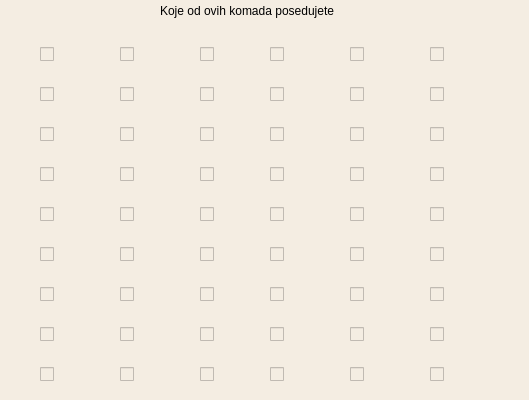
<?xml version="1.0" encoding="UTF-8"?>
<ui version="4.0">
 <class>Wardrobe</class>
 <widget class="QDialog" name="Wardrobe">
  <property name="geometry">
   <rect>
    <x>0</x>
    <y>0</y>
    <width>529</width>
    <height>400</height>
   </rect>
  </property>
  <property name="windowTitle">
   <string>Garderober</string>
  </property>
  <property name="styleSheet">
   <string notr="true">background-color: rgb(244, 237, 226);</string>
  </property>
  <widget class="QLabel" name="label">
   <property name="geometry">
    <rect>
     <x>160</x>
     <y>0</y>
     <width>261</width>
     <height>22</height>
    </rect>
   </property>
   <property name="text">
    <string>Koje od ovih komada posedujete</string>
   </property>
  </widget>
  <widget class="QCheckBox" name="checkBox">
   <property name="geometry">
    <rect>
     <x>40</x>
     <y>40</y>
     <width>95</width>
     <height>28</height>
    </rect>
   </property>
   <property name="styleSheet">
    <string notr="true">image: url(:/slike/bermude_muske.jpg);</string>
   </property>
   <property name="text">
    <string/>
   </property>
  </widget>
  <widget class="QCheckBox" name="checkBox_2">
   <property name="geometry">
    <rect>
     <x>120</x>
     <y>40</y>
     <width>95</width>
     <height>28</height>
    </rect>
   </property>
   <property name="styleSheet">
    <string notr="true">image: url(:/slike/bluza.jpg);</string>
   </property>
   <property name="text">
    <string/>
   </property>
  </widget>
  <widget class="QCheckBox" name="checkBox_3">
   <property name="geometry">
    <rect>
     <x>200</x>
     <y>40</y>
     <width>95</width>
     <height>28</height>
    </rect>
   </property>
   <property name="styleSheet">
    <string notr="true">image: url(:/slike/bretele_svecane.jpeg);</string>
   </property>
   <property name="text">
    <string/>
   </property>
  </widget>
  <widget class="QCheckBox" name="checkBox_4">
   <property name="geometry">
    <rect>
     <x>270</x>
     <y>40</y>
     <width>95</width>
     <height>28</height>
    </rect>
   </property>
   <property name="styleSheet">
    <string notr="true">image: url(:/slike/cipele_muske_svecane.png);</string>
   </property>
   <property name="text">
    <string/>
   </property>
  </widget>
  <widget class="QCheckBox" name="checkBox_5">
   <property name="geometry">
    <rect>
     <x>350</x>
     <y>40</y>
     <width>95</width>
     <height>28</height>
    </rect>
   </property>
   <property name="styleSheet">
    <string notr="true">image: url(:/slike/cipele_poslovne_muske.jpg);</string>
   </property>
   <property name="text">
    <string/>
   </property>
  </widget>
  <widget class="QCheckBox" name="checkBox_6">
   <property name="geometry">
    <rect>
     <x>430</x>
     <y>40</y>
     <width>95</width>
     <height>28</height>
    </rect>
   </property>
   <property name="styleSheet">
    <string notr="true">image: url(:/slike/cizme_muske.jpg);</string>
   </property>
   <property name="text">
    <string/>
   </property>
  </widget>
  <widget class="QCheckBox" name="checkBox_7">
   <property name="geometry">
    <rect>
     <x>40</x>
     <y>80</y>
     <width>95</width>
     <height>28</height>
    </rect>
   </property>
   <property name="styleSheet">
    <string notr="true">image: url(:/slike/cizme_svecane_zenske.png);</string>
   </property>
   <property name="text">
    <string/>
   </property>
  </widget>
  <widget class="QCheckBox" name="checkBox_8">
   <property name="geometry">
    <rect>
     <x>120</x>
     <y>80</y>
     <width>95</width>
     <height>28</height>
    </rect>
   </property>
   <property name="styleSheet">
    <string notr="true">image: url(:/slike/cizme_zenske.png);</string>
   </property>
   <property name="text">
    <string/>
   </property>
  </widget>
  <widget class="QCheckBox" name="checkBox_9">
   <property name="geometry">
    <rect>
     <x>200</x>
     <y>80</y>
     <width>95</width>
     <height>28</height>
    </rect>
   </property>
   <property name="styleSheet">
    <string notr="true">image: url(:/slike/dugacki_muski.jpg);</string>
   </property>
   <property name="text">
    <string/>
   </property>
  </widget>
  <widget class="QCheckBox" name="checkBox_10">
   <property name="geometry">
    <rect>
     <x>270</x>
     <y>80</y>
     <width>95</width>
     <height>28</height>
    </rect>
   </property>
   <property name="styleSheet">
    <string notr="true">image: url(:/slike/dugacki_zenski.png);</string>
   </property>
   <property name="text">
    <string/>
   </property>
  </widget>
  <widget class="QCheckBox" name="checkBox_11">
   <property name="geometry">
    <rect>
     <x>350</x>
     <y>80</y>
     <width>95</width>
     <height>28</height>
    </rect>
   </property>
   <property name="styleSheet">
    <string notr="true">image: url(:/slike/duks_kopcanje.jpg);</string>
   </property>
   <property name="text">
    <string/>
   </property>
  </widget>
  <widget class="QCheckBox" name="checkBox_12">
   <property name="geometry">
    <rect>
     <x>430</x>
     <y>80</y>
     <width>95</width>
     <height>28</height>
    </rect>
   </property>
   <property name="styleSheet">
    <string notr="true">image: url(:/slike/duks_navlacenje.png);</string>
   </property>
   <property name="text">
    <string/>
   </property>
  </widget>
  <widget class="QCheckBox" name="checkBox_13">
   <property name="geometry">
    <rect>
     <x>40</x>
     <y>120</y>
     <width>95</width>
     <height>28</height>
    </rect>
   </property>
   <property name="styleSheet">
    <string notr="true">image: url(:/slike/dzemper_muski.png);</string>
   </property>
   <property name="text">
    <string/>
   </property>
  </widget>
  <widget class="QCheckBox" name="checkBox_14">
   <property name="geometry">
    <rect>
     <x>120</x>
     <y>120</y>
     <width>95</width>
     <height>28</height>
    </rect>
   </property>
   <property name="styleSheet">
    <string notr="true">image: url(:/slike/dzemper_na_kopcanje.jpg);</string>
   </property>
   <property name="text">
    <string/>
   </property>
  </widget>
  <widget class="QCheckBox" name="checkBox_15">
   <property name="geometry">
    <rect>
     <x>200</x>
     <y>120</y>
     <width>95</width>
     <height>28</height>
    </rect>
   </property>
   <property name="styleSheet">
    <string notr="true">image: url(:/slike/dzemper_zenski.jpeg);</string>
   </property>
   <property name="text">
    <string/>
   </property>
  </widget>
  <widget class="QCheckBox" name="checkBox_16">
   <property name="geometry">
    <rect>
     <x>270</x>
     <y>120</y>
     <width>95</width>
     <height>28</height>
    </rect>
   </property>
   <property name="styleSheet">
    <string notr="true">image: url(:/slike/gornjak_muski.jpg);</string>
   </property>
   <property name="text">
    <string/>
   </property>
  </widget>
  <widget class="QCheckBox" name="checkBox_17">
   <property name="geometry">
    <rect>
     <x>350</x>
     <y>120</y>
     <width>95</width>
     <height>28</height>
    </rect>
   </property>
   <property name="styleSheet">
    <string notr="true">image: url(:/slike/gornjak_zenski.jpg);</string>
   </property>
   <property name="text">
    <string/>
   </property>
  </widget>
  <widget class="QCheckBox" name="checkBox_18">
   <property name="geometry">
    <rect>
     <x>430</x>
     <y>120</y>
     <width>95</width>
     <height>28</height>
    </rect>
   </property>
   <property name="styleSheet">
    <string notr="true">image: url(:/slike/gumene_cizme_zenske.png);</string>
   </property>
   <property name="text">
    <string/>
   </property>
  </widget>
  <widget class="QCheckBox" name="checkBox_19">
   <property name="geometry">
    <rect>
     <x>40</x>
     <y>160</y>
     <width>95</width>
     <height>28</height>
    </rect>
   </property>
   <property name="styleSheet">
    <string notr="true">image: url(:/slike/haljina.jpg);</string>
   </property>
   <property name="text">
    <string/>
   </property>
  </widget>
  <widget class="QCheckBox" name="checkBox_20">
   <property name="geometry">
    <rect>
     <x>120</x>
     <y>160</y>
     <width>95</width>
     <height>28</height>
    </rect>
   </property>
   <property name="styleSheet">
    <string notr="true">image: url(:/slike/haljina_svaki_dan.jpg);</string>
   </property>
   <property name="text">
    <string/>
   </property>
  </widget>
  <widget class="QCheckBox" name="checkBox_21">
   <property name="geometry">
    <rect>
     <x>200</x>
     <y>160</y>
     <width>95</width>
     <height>28</height>
    </rect>
   </property>
   <property name="styleSheet">
    <string notr="true">image: url(:/slike/haljina_svecana.jpg);</string>
   </property>
   <property name="text">
    <string/>
   </property>
  </widget>
  <widget class="QCheckBox" name="checkBox_22">
   <property name="geometry">
    <rect>
     <x>270</x>
     <y>160</y>
     <width>95</width>
     <height>28</height>
    </rect>
   </property>
   <property name="styleSheet">
    <string notr="true">image: url(:/slike/havajska_kosulja.png);</string>
   </property>
   <property name="text">
    <string/>
   </property>
  </widget>
  <widget class="QCheckBox" name="checkBox_23">
   <property name="geometry">
    <rect>
     <x>350</x>
     <y>160</y>
     <width>95</width>
     <height>28</height>
    </rect>
   </property>
   <property name="styleSheet">
    <string notr="true">image: url(:/slike/jakna_muska.jpg);</string>
   </property>
   <property name="text">
    <string/>
   </property>
  </widget>
  <widget class="QCheckBox" name="checkBox_24">
   <property name="geometry">
    <rect>
     <x>430</x>
     <y>160</y>
     <width>95</width>
     <height>28</height>
    </rect>
   </property>
   <property name="styleSheet">
    <string notr="true">image: url(:/slike/japanke.jpeg);</string>
   </property>
   <property name="text">
    <string/>
   </property>
  </widget>
  <widget class="QCheckBox" name="checkBox_25">
   <property name="geometry">
    <rect>
     <x>40</x>
     <y>200</y>
     <width>95</width>
     <height>28</height>
    </rect>
   </property>
   <property name="styleSheet">
    <string notr="true">image: url(:/slike/kacket.png);</string>
   </property>
   <property name="text">
    <string/>
   </property>
  </widget>
  <widget class="QCheckBox" name="checkBox_26">
   <property name="geometry">
    <rect>
     <x>120</x>
     <y>200</y>
     <width>95</width>
     <height>28</height>
    </rect>
   </property>
   <property name="styleSheet">
    <string notr="true">image: url(:/slike/kapa_muska.jpeg);</string>
   </property>
   <property name="text">
    <string/>
   </property>
  </widget>
  <widget class="QCheckBox" name="checkBox_27">
   <property name="geometry">
    <rect>
     <x>200</x>
     <y>200</y>
     <width>95</width>
     <height>28</height>
    </rect>
   </property>
   <property name="styleSheet">
    <string notr="true">image: url(:/slike/kapa_zenska.jpeg);</string>
   </property>
   <property name="text">
    <string/>
   </property>
  </widget>
  <widget class="QCheckBox" name="checkBox_28">
   <property name="geometry">
    <rect>
     <x>270</x>
     <y>200</y>
     <width>95</width>
     <height>28</height>
    </rect>
   </property>
   <property name="styleSheet">
    <string notr="true">image: url(:/slike/kaput_muski.jpg);</string>
   </property>
   <property name="text">
    <string/>
   </property>
  </widget>
  <widget class="QCheckBox" name="checkBox_29">
   <property name="geometry">
    <rect>
     <x>350</x>
     <y>200</y>
     <width>95</width>
     <height>28</height>
    </rect>
   </property>
   <property name="styleSheet">
    <string notr="true">image: url(:/slike/kaput_zenski.jpg);</string>
   </property>
   <property name="text">
    <string/>
   </property>
  </widget>
  <widget class="QCheckBox" name="checkBox_30">
   <property name="geometry">
    <rect>
     <x>430</x>
     <y>200</y>
     <width>95</width>
     <height>28</height>
    </rect>
   </property>
   <property name="styleSheet">
    <string notr="true">image: url(:/slike/kosulja.jpg);</string>
   </property>
   <property name="text">
    <string/>
   </property>
  </widget>
  <widget class="QCheckBox" name="checkBox_31">
   <property name="geometry">
    <rect>
     <x>40</x>
     <y>240</y>
     <width>95</width>
     <height>28</height>
    </rect>
   </property>
   <property name="styleSheet">
    <string notr="true">image: url(:/slike/kosulja_zenska.jpg);</string>
   </property>
   <property name="text">
    <string/>
   </property>
  </widget>
  <widget class="QCheckBox" name="checkBox_32">
   <property name="geometry">
    <rect>
     <x>120</x>
     <y>240</y>
     <width>95</width>
     <height>28</height>
    </rect>
   </property>
   <property name="styleSheet">
    <string notr="true">image: url(:/slike/kozna_muska.jpeg);</string>
   </property>
   <property name="text">
    <string/>
   </property>
  </widget>
  <widget class="QCheckBox" name="checkBox_33">
   <property name="geometry">
    <rect>
     <x>200</x>
     <y>240</y>
     <width>95</width>
     <height>28</height>
    </rect>
   </property>
   <property name="styleSheet">
    <string notr="true">image: url(:/slike/kravata.png);</string>
   </property>
   <property name="text">
    <string/>
   </property>
  </widget>
  <widget class="QCheckBox" name="checkBox_34">
   <property name="geometry">
    <rect>
     <x>270</x>
     <y>240</y>
     <width>95</width>
     <height>28</height>
    </rect>
   </property>
   <property name="styleSheet">
    <string notr="true">image: url(:/slike/leptir_masna.jpg);</string>
   </property>
   <property name="text">
    <string/>
   </property>
  </widget>
  <widget class="QCheckBox" name="checkBox_35">
   <property name="geometry">
    <rect>
     <x>350</x>
     <y>240</y>
     <width>95</width>
     <height>28</height>
    </rect>
   </property>
   <property name="styleSheet">
    <string notr="true">image: url(:/slike/marina_suknja.jpg);</string>
   </property>
   <property name="text">
    <string/>
   </property>
  </widget>
  <widget class="QCheckBox" name="checkBox_36">
   <property name="geometry">
    <rect>
     <x>430</x>
     <y>240</y>
     <width>95</width>
     <height>28</height>
    </rect>
   </property>
   <property name="styleSheet">
    <string notr="true">image: url(:/slike/pantalone_poslovne.jpg);</string>
   </property>
   <property name="text">
    <string/>
   </property>
  </widget>
  <widget class="QCheckBox" name="checkBox_37">
   <property name="geometry">
    <rect>
     <x>40</x>
     <y>280</y>
     <width>95</width>
     <height>28</height>
    </rect>
   </property>
   <property name="styleSheet">
    <string notr="true">image: url(:/slike/pantalone_poslovne_muske.png);</string>
   </property>
   <property name="text">
    <string/>
   </property>
  </widget>
  <widget class="QCheckBox" name="checkBox_38">
   <property name="geometry">
    <rect>
     <x>120</x>
     <y>280</y>
     <width>95</width>
     <height>28</height>
    </rect>
   </property>
   <property name="styleSheet">
    <string notr="true">image: url(:/slike/pantalone_svecane.jpg);</string>
   </property>
   <property name="text">
    <string/>
   </property>
  </widget>
  <widget class="QCheckBox" name="checkBox_39">
   <property name="geometry">
    <rect>
     <x>200</x>
     <y>280</y>
     <width>95</width>
     <height>28</height>
    </rect>
   </property>
   <property name="styleSheet">
    <string notr="true">image: url(:/slike/polo.png);</string>
   </property>
   <property name="text">
    <string/>
   </property>
  </widget>
  <widget class="QCheckBox" name="checkBox_40">
   <property name="geometry">
    <rect>
     <x>270</x>
     <y>280</y>
     <width>95</width>
     <height>28</height>
    </rect>
   </property>
   <property name="styleSheet">
    <string notr="true">image: url(:/slike/poslovna_zimska_haljina.jpg);</string>
   </property>
   <property name="text">
    <string/>
   </property>
  </widget>
  <widget class="QCheckBox" name="checkBox_41">
   <property name="geometry">
    <rect>
     <x>350</x>
     <y>280</y>
     <width>95</width>
     <height>28</height>
    </rect>
   </property>
   <property name="styleSheet">
    <string notr="true">image: url(:/slike/poslovne_ravne.jpg);</string>
   </property>
   <property name="text">
    <string/>
   </property>
  </widget>
  <widget class="QCheckBox" name="checkBox_42">
   <property name="geometry">
    <rect>
     <x>430</x>
     <y>280</y>
     <width>95</width>
     <height>28</height>
    </rect>
   </property>
   <property name="styleSheet">
    <string notr="true">image: url(:/slike/sako.jpg);</string>
   </property>
   <property name="text">
    <string/>
   </property>
  </widget>
  <widget class="QCheckBox" name="checkBox_43">
   <property name="geometry">
    <rect>
     <x>40</x>
     <y>320</y>
     <width>95</width>
     <height>28</height>
    </rect>
   </property>
   <property name="styleSheet">
    <string notr="true">image: url(:/slike/sako_muski.jpg);</string>
   </property>
   <property name="text">
    <string/>
   </property>
  </widget>
  <widget class="QCheckBox" name="checkBox_44">
   <property name="geometry">
    <rect>
     <x>120</x>
     <y>320</y>
     <width>95</width>
     <height>28</height>
    </rect>
   </property>
   <property name="styleSheet">
    <string notr="true">image: url(:/slike/sako_zenski.jpg);</string>
   </property>
   <property name="text">
    <string/>
   </property>
  </widget>
  <widget class="QCheckBox" name="checkBox_45">
   <property name="geometry">
    <rect>
     <x>200</x>
     <y>320</y>
     <width>95</width>
     <height>28</height>
    </rect>
   </property>
   <property name="styleSheet">
    <string notr="true">image: url(:/slike/sandale_muske.jpg);</string>
   </property>
   <property name="text">
    <string/>
   </property>
  </widget>
  <widget class="QCheckBox" name="checkBox_46">
   <property name="geometry">
    <rect>
     <x>270</x>
     <y>320</y>
     <width>95</width>
     <height>28</height>
    </rect>
   </property>
   <property name="styleSheet">
    <string notr="true">image: url(:/slike/sandale_zenske.jpg);</string>
   </property>
   <property name="text">
    <string/>
   </property>
  </widget>
  <widget class="QCheckBox" name="checkBox_47">
   <property name="geometry">
    <rect>
     <x>350</x>
     <y>320</y>
     <width>95</width>
     <height>28</height>
    </rect>
   </property>
   <property name="styleSheet">
    <string notr="true">image: url(:/slike/sesir_za_plazu.jpeg);</string>
   </property>
   <property name="text">
    <string/>
   </property>
  </widget>
  <widget class="QCheckBox" name="checkBox_48">
   <property name="geometry">
    <rect>
     <x>430</x>
     <y>320</y>
     <width>95</width>
     <height>28</height>
    </rect>
   </property>
   <property name="styleSheet">
    <string notr="true">image: url(:/slike/ski_jakna_muska.png);</string>
   </property>
   <property name="text">
    <string/>
   </property>
  </widget>
  <widget class="QCheckBox" name="checkBox_49">
   <property name="geometry">
    <rect>
     <x>40</x>
     <y>360</y>
     <width>95</width>
     <height>28</height>
    </rect>
   </property>
   <property name="styleSheet">
    <string notr="true">image: url(:/slike/skijaska_jakna_zenska.jpg);</string>
   </property>
   <property name="text">
    <string/>
   </property>
  </widget>
  <widget class="QCheckBox" name="checkBox_50">
   <property name="geometry">
    <rect>
     <x>120</x>
     <y>360</y>
     <width>95</width>
     <height>28</height>
    </rect>
   </property>
   <property name="styleSheet">
    <string notr="true">image: url(:/slike/sorts_zenski_svecani.jpg);</string>
   </property>
   <property name="text">
    <string/>
   </property>
  </widget>
  <widget class="QCheckBox" name="checkBox_51">
   <property name="geometry">
    <rect>
     <x>200</x>
     <y>360</y>
     <width>95</width>
     <height>28</height>
    </rect>
   </property>
   <property name="styleSheet">
    <string notr="true">image: url(:/slike/starke.jpg);</string>
   </property>
   <property name="text">
    <string/>
   </property>
  </widget>
  <widget class="QCheckBox" name="checkBox_52">
   <property name="geometry">
    <rect>
     <x>270</x>
     <y>360</y>
     <width>95</width>
     <height>28</height>
    </rect>
   </property>
   <property name="styleSheet">
    <string notr="true">image: url(:/slike/stikle.png);</string>
   </property>
   <property name="text">
    <string/>
   </property>
  </widget>
  <widget class="QCheckBox" name="checkBox_53">
   <property name="geometry">
    <rect>
     <x>350</x>
     <y>360</y>
     <width>95</width>
     <height>28</height>
    </rect>
   </property>
   <property name="styleSheet">
    <string notr="true">image: url(:/slike/suknja_a_kroj.jpg);</string>
   </property>
   <property name="text">
    <string/>
   </property>
  </widget>
  <widget class="QCheckBox" name="checkBox_54">
   <property name="geometry">
    <rect>
     <x>430</x>
     <y>360</y>
     <width>95</width>
     <height>28</height>
    </rect>
   </property>
   <property name="styleSheet">
    <string notr="true">image: url(:/slike/teksas_suknja.jpg);</string>
   </property>
   <property name="text">
    <string/>
   </property>
  </widget>
 </widget>
 <resources/>
 <connections/>
</ui>
